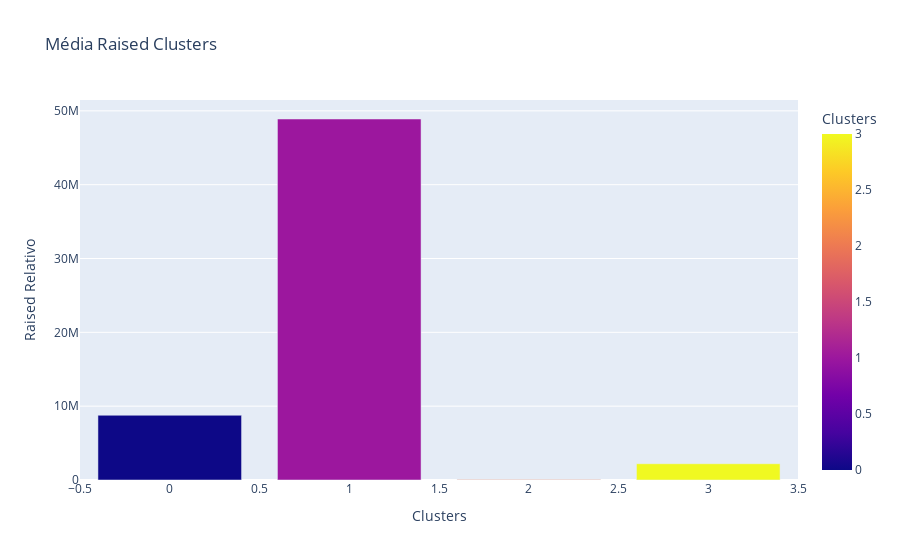

The cell this chart's notebook holds for it:
### Code cell
import plotly.express as px
raisedClusters = {'Raised Total':raised, 'Clusters': clusters, 'Qnt':qnt, 'Raised Relativo':raisedRelativo}
dfRaisedClusters = pd.DataFrame(data=raisedClusters) 

# Use column names of df for the different parameters x, y, color, ...
fig = px.bar(dfRaisedClusters,x='Clusters', y='Raised Relativo', color = 'Clusters',
                 title="Média Raised Clusters"
                )

fig.show()

### Figure 1 — Plotly figure (JSON) as saved in the notebook; plotly's stock layout.template omitted (floating-point values rounded to 4 significant figures)
{"data": [{"alignmentgroup": "True", "hovertemplate": "Clusters=%{marker.color}<br>Raised Relativo=%{y}<extra></extra>", "legendgroup": "", "marker": {"color": [0, 1, 2, 3], "coloraxis": "coloraxis", "pattern": {"shape": ""}}, "name": "", "offsetgroup": "", "orientation": "v", "showlegend": false, "textposition": "auto", "type": "bar", "x": [0, 1, 2, 3], "xaxis": "x", "y": [8768000.0, 48900000.0, 68640.0, 2203000.0], "yaxis": "y"}], "layout": {"barmode": "relative", "coloraxis": {"colorbar": {"title": {"text": "Clusters"}}, "colorscale": [[0, "#0d0887"], [0.1111, "#46039f"], [0.2222, "#7201a8"], [0.3333, "#9c179e"], [0.4444, "#bd3786"], [0.5556, "#d8576b"], [0.6667, "#ed7953"], [0.7778, "#fb9f3a"], [0.8889, "#fdca26"], [1, "#f0f921"]]}, "legend": {"tracegroupgap": 0}, "title": {"text": "Média Raised Clusters"}, "xaxis": {"anchor": "y", "domain": [0, 1], "title": {"text": "Clusters"}}, "yaxis": {"anchor": "x", "domain": [0, 1], "title": {"text": "Raised Relativo"}}}}
